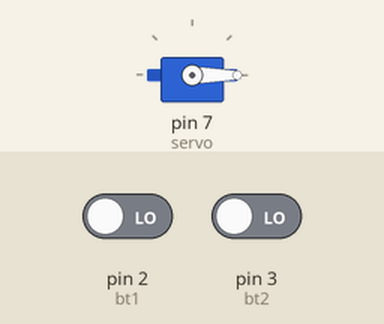
Simulated run of this sketch. Board: Arduino Uno, built with avr-gcc and run on an emulated ATmega328P. On the bench: servo. Inputs (shaded band) come from the test bench; at power-on: pin 2 (bt1) LOW, pin 3 (bt2) LOW. What the sketch prints to the serial monitor is not drawn.

Above: at 1.2 s.
1.3 s: pin 2 (bt1) driven HIGH
At 1.76 s:
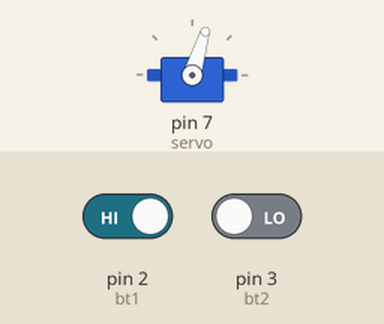
At 2.8 s:
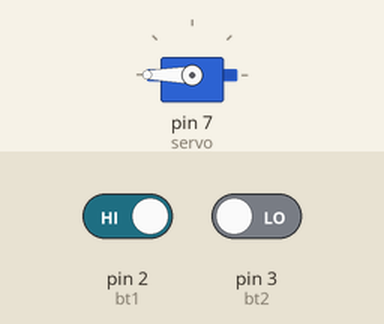
3.9 s: pin 2 (bt1) driven LOW and pin 3 (bt2) driven HIGH
At 4.06 s:
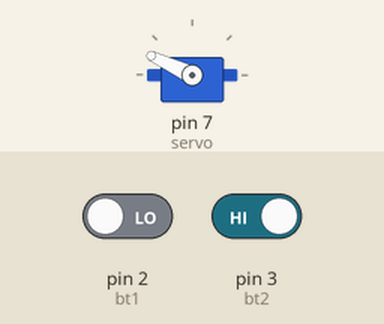
Timing chart, 0 to 6.9 s (numbered marks = the images above; inputs shaded):
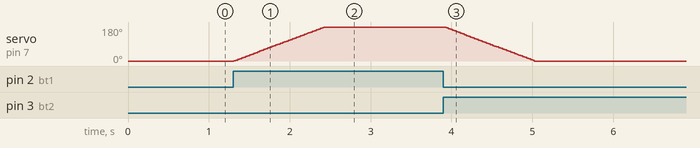

Measured:
- after the input at 1.3 s, servo on pin 7 (servo): moves from 0° to 180° over 1.1 s, starting at once
- after the input at 3.9 s, servo on pin 7 (servo): moves from 180° to 0° over 1.1 s, starting at once

The sketch:

servo_motor1.ino
```cpp
#include <Servo.h>

int posicao = 0;
Servo servo;

#define bt1 2
#define bt2 3


void setup()
{
  Serial.begin(9600);
  servo.attach(7);
  servo.write(0);//INICIA O MOTOR NA POSIÇÃO 0º
  pinMode(bt1, INPUT);
  pinMode(bt2, INPUT);
}

void loop()
{
  Serial.println(digitalRead(bt1));
  Serial.println(digitalRead(bt2));

  if(digitalRead(bt1) == HIGH && posicao <=180){

    posicao++;
    servo.write(posicao);
    delay(5);
  }

  if(digitalRead(bt2) == HIGH && posicao >=0){

    posicao--;
    servo.write(posicao);
    delay(5);
  }
}
```
